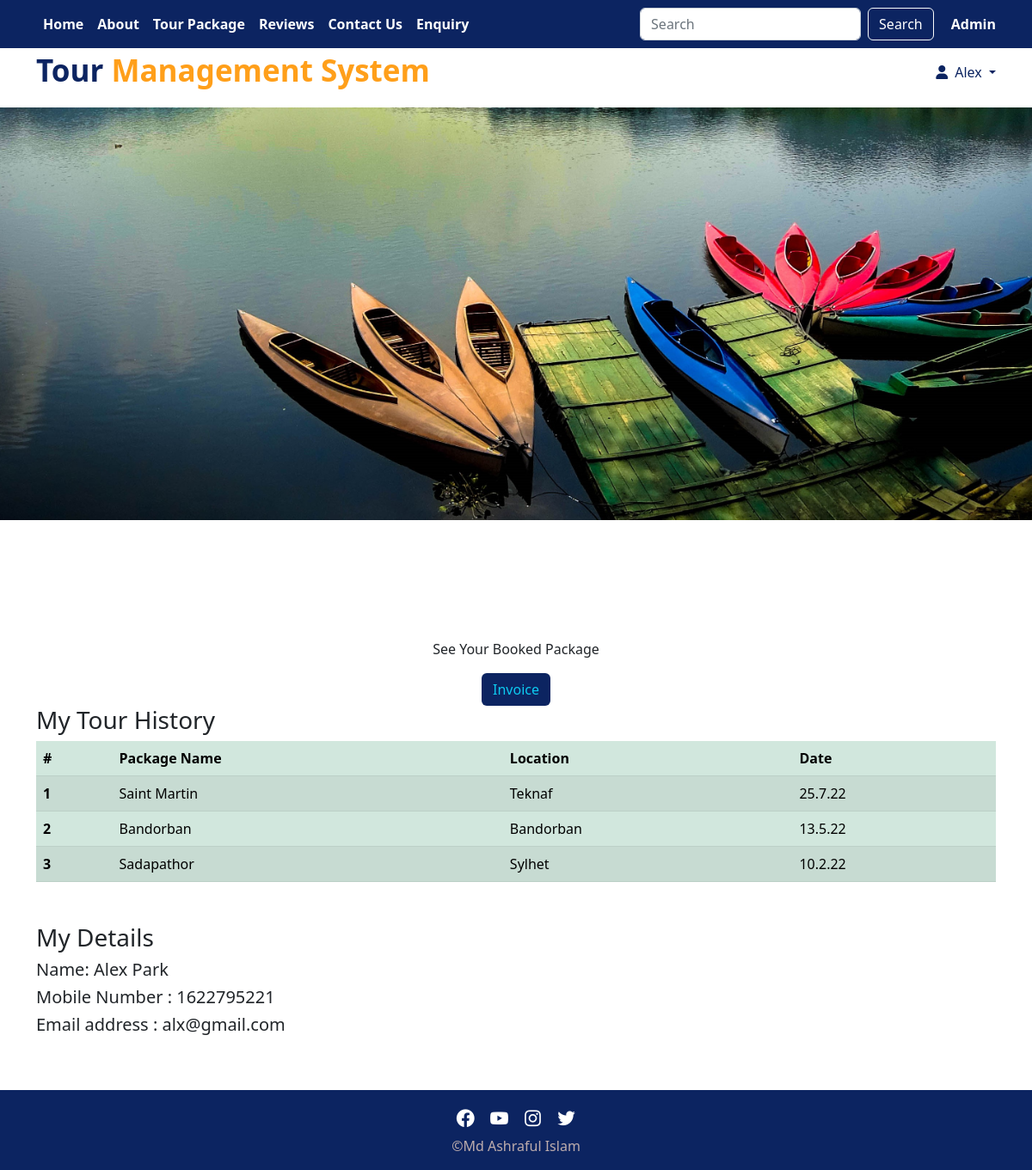
The page /profile.php (signed in) on the database its author committed.
### tables this page shows
CREATE TABLE `user` (
  `user_id` int(100) NOT NULL,
  `first_name` varchar(100) NOT NULL,
  `last_name` varchar(100) NOT NULL,
  `mobile` int(11) NOT NULL,
  `email` varchar(100) NOT NULL,
  `password` varchar(100) NOT NULL
);

### function.php (called while the page is built, shortened)
<?php
function user_info(){
    global $conn;
    $userid = $_SESSION['user_id'];
    $sql = " SELECT * FROM user WHERE user_id=$userid";
    $rs = mysqli_query($conn,$sql);
    $data = mysqli_fetch_assoc($rs);
    return $data;
}
?>

### profile.php (the view, shortened to what this page needs)
<?php include_once("./header.php");?>
<?php
include("./db/connect-db.php");
include("./function.php");
$user_info= user_info();
?>
<div class="banner-package mb-5"> </div>
<div class="container">
<div class="container">
  <div class="row">
    <div class="col">
    <div class="text-center" style="margin-top: 90px;">
    <p>See Your Booked Package </p>
              <a href="invoice.php"><u class=" btn text-info">Invoice</u></a>
            </div>
    </div>
  </div>
</div>
<table class="table table-success table-striped">
  <thead>
    <h3>My Tour History</h3>
    <tr>
      <th scope="col">#</th>
      <th scope="col">Package Name</th>
      <th scope="col">Location</th>
      <th scope="col">Date</th>
    </tr>
  </thead>
  <tbody>
    <tr>
      <th scope="row">1</th>
      <td>Saint Martin</td>
      <td>Teknaf</td>
      <td>25.7.22</td>
    </tr>
    <tr>
      <th scope="row">2</th>
      <td>Bandorban</td>
      <td>Bandorban</td>
      <td>13.5.22</td>
    </tr>
    <tr>
      <th scope="row">3</th>
      <td>Sadapathor</td>
      <td>Sylhet</td>
      <td>10.2.22</td>
    </tr>
  </tbody>
</table>
</div>
<div class="container">
<div class="row  mt-5 mb-5">
        <div class="col-md-6 ">
        <h3>My Details</h3>
  <div class="form-group">
     <h5>Name: <?php echo $user_info['first_name'];?> <?php echo $user_info['last_name'];?></h5>
     <h5>Mobile Number : <?php echo $user_info['mobile'];?></h5>
     <h5>Email address : <?php echo $user_info['email'];?></p>
  </div>
</div>
</div>
</div>
<?php include_once("./footer.php");?>

### css/style.css (style rules this page uses)
.btn { background-color: #0c2461; color: #fff; }
.banner-package { background-image: url(../image/Kaptai.jpg); background-size: cover; background-position: center; min-height:60vh; }

### rows shown on the page
user: first_name "Alex", last_name "Park", mobile "1622795221", email "alx@gmail.com"

### other values the page prints
$_SESSION['first_name'] "Alex"
